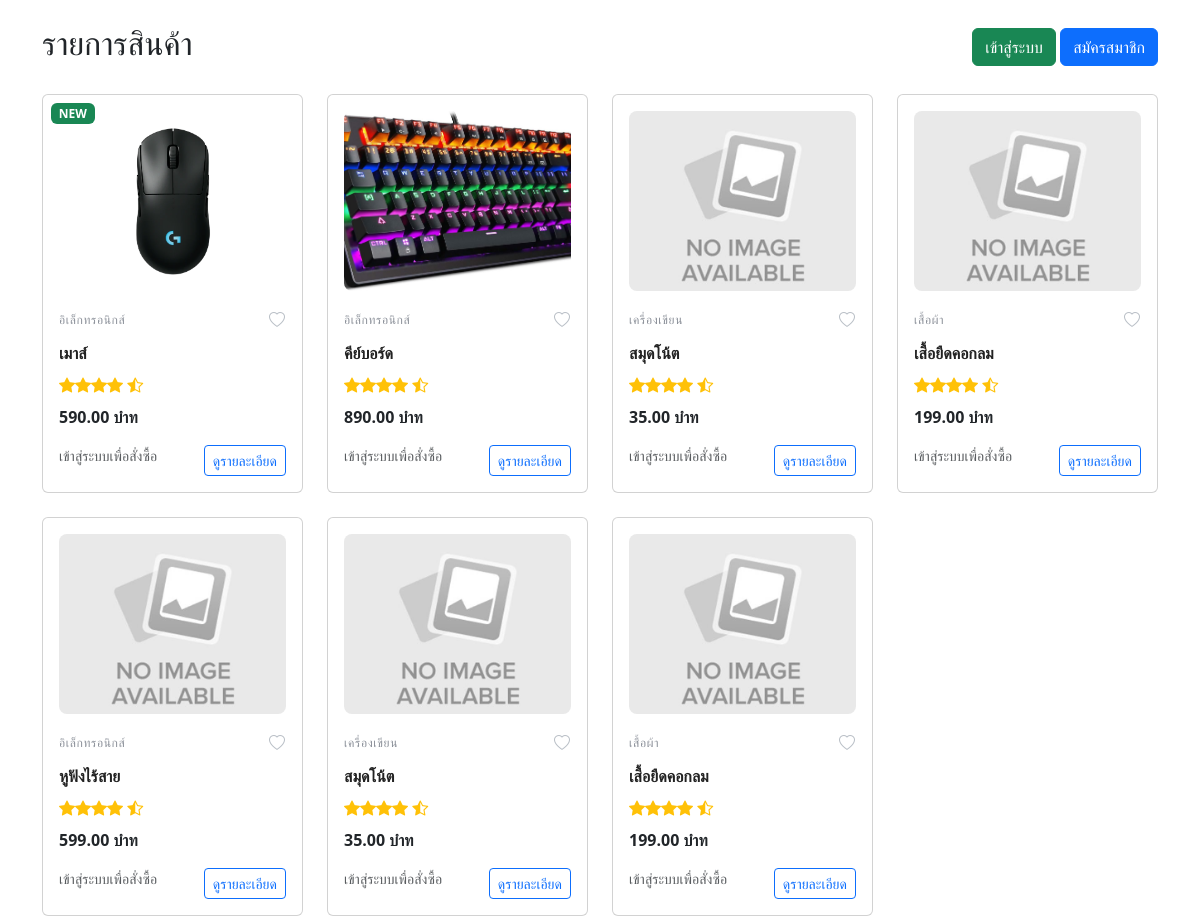
Page /online_shop/index.php on the committed database.
### tables this page shows
CREATE TABLE `products` (
  `product_id` int(11) NOT NULL,
  `product_name` varchar(150) NOT NULL,
  `description` text DEFAULT NULL,
  `price` decimal(10,2) NOT NULL,
  `stock` int(11) DEFAULT 0,
  `image` varchar(255) NOT NULL,
  `category_id` int(11) DEFAULT NULL,
  `created_at` timestamp NOT NULL DEFAULT current_timestamp()
);

CREATE TABLE `categories` (
  `category_id` int(11) NOT NULL,
  `category_name` varchar(100) NOT NULL
);

### online_shop/index.php (the view, shortened to what this page needs)
<?php
require_once 'config.php';
$isLoggedIn = isset($_SESSION['user_id']);
$stmt = $conn->query("SELECT p.*, c.category_name
FROM products p
LEFT JOIN categories c ON p.category_id = c.category_id
ORDER BY p.created_at DESC");
$products = $stmt->fetchAll(PDO::FETCH_ASSOC);
?>
<!DOCTYPE html>
<html lang="en">
<head>
    <link rel="stylesheet" href="https://cdn.jsdelivr.net/npm/bootstrap@5.3.7/dist/css/bootstrap.min.css">
    <link href="https://cdn.jsdelivr.net/npm/bootstrap-icons@1.11.3/font/bootstrap-icons.css" rel="stylesheet">
</head>
<body class="container mt-4">
    <div class="d-flex justify-content-between align-items-center mb-4">
        <h2>รายการสินค้า</h2>
        <div>
            <?php
            if ($isLoggedIn): ?>
                <span class="me-3">ยินดีต้อนรับ, <?= htmlspecialchars($_SESSION['username']) ?>
                    (<?= $_SESSION['role'] ?>)</span>
                <a href="profile.php" class="btn btn-info">ข้อมูลส่วนตัว</a>
                <a href="cart.php" class="btn btn-warning">ดูตะกร้า</a>
                <a href="logout.php" class="btn btn-secondary">ออกจากระบบ</a>
            <?php else: ?>
                <a href="login.php" class="btn btn-success">เข้าสู่ระบบ</a>
                <a href="register.php" class="btn btn-primary">สมัครสมาชิก</a>
            <?php endif; ?>
        </div>
    </div>
    <div class="row g-4">
        <?php foreach ($products as $p): ?>
            <?php
            $img = !empty($p['image'])
                ? 'product_images/' . rawurlencode($p['image'])
                : 'product_images/No_Image_Available.jpg';
            $isNew = isset($p['created_at']) && (time() - strtotime($p['created_at']) <= 7 * 24 * 3600);
            $isHot = (int) $p['stock'] > 0 && (int) $p['stock'] < 5;
            $rating = isset($p['rating']) ? (float) $p['rating'] : 4.5;
            $full = floor($rating);
            $half = ($rating - $full) >= 0.5 ? 1 : 0;
            ?>
            <div class="col-12 col-sm-6 col-lg-3">
                <div class="card product-card h-100 position-relative">
                    <?php if ($isNew): ?>
                        <span class="badge bg-success badge-top-left">NEW</span>
                    <?php elseif ($isHot): ?>
                        <span class="badge bg-danger badge-top-left">HOT</span>
                    <?php endif; ?>
                    <a href="product_detail.php?id=<?= (int) $p['product_id'] ?>" class="p-3 d-block">
                        <img src="<?= htmlspecialchars($img) ?>" alt="<?= htmlspecialchars($p['product_name']) ?>"
                            class="img-fluid w-100 product-thumb">
                    </a>
                    <div class="px-3 pb-3 d-flex flex-column">
                        <div class="d-flex justify-content-between align-items-center mb-1">
                            <div class="product-meta">
                                <?= htmlspecialchars($p['category_name'] ?? 'Category') ?>
                            </div>
                            <button class="btn btn-link p-0 wishlist" title="Add to wishlist" type="button">
                                <i class="bi bi-heart"></i>
                            </button>
                        </div>
                        <a class="text-decoration-none" href="product_detail.php?id=<?= (int) $p['product_id'] ?>">
                            <div class="product-title">
                                <?= htmlspecialchars($p['product_name']) ?>
                            </div>
                        </a>
                        <div class="rating mb-2">
                            <?php for ($i = 0; $i < $full; $i++): ?><i class="bi bi-star-fill"></i><?php endfor; ?>
                            <?php if ($half): ?><i class="bi bi-star-half"></i><?php endif; ?>
                        </div>
                        <div class="price mb-3">
                            <?= number_format((float) $p['price'], 2) ?> บำท
                        </div>
                        <div class="mt-auto d-flex gap-2">
                            <?php if ($isLoggedIn): ?>
                                <form action="cart.php" method="post" class="d-inline-flex gap-2">
                                    <input type="hidden" name="product_id" value="<?= (int) $p['product_id'] ?>">
                                    <input type="hidden" name="quantity" value="1">
                                    <button type="submit" class="btn btn-sm btn-success">เพิ่มในตะกร้า</button>
                                </form>
                            <?php else: ?>
                                <small class="text-muted">เข้าสู่ระบบเพื่อสั่งซื้อ</small>
                            <?php endif; ?>
                            <a href="product_detail.php?id=<?= (int) $p['product_id'] ?>"
                                class="btn btn-sm btn-outline-primary ms-auto">ดูรายละเอียด</a>
                        </div>
                    </div>
                </div>
            </div>
        <?php endforeach; ?>
    </div>
</body>
</html>

### online_shop/index.php (style rules this page uses)
.product-card { border: 1; background: #fff; }
.product-thumb { height: 180px; object-fit: cover; border-radius: .5rem; }
.product-meta { font-size: .75rem; letter-spacing: .05em; color: #8a8f98; text-transform: uppercase; }
.product-title { font-size: 1rem; margin: .25rem 0 .5rem; font-weight: 600; color: #222; }
.price { font-weight: 700; }
.rating i { color: #ffc107; }
.wishlist { color: #b9bfc6; }
.badge-top-left { position: absolute; top: .5rem; left: .5rem; z-index: 2; border-radius: .375rem; }

### rows in the picture
products: shows "NEW", image (picture), category.category_name "อิเล็กทรอนิกส์", product_name "เมาส์", price "590.00"
products: image (picture), category.category_name "อิเล็กทรอนิกส์", product_name "คีย์บอร์ด", price "890.00"
products: category.category_name "เครื่องเขียน", product_name "สมุดโน้ต", price "35.00"
products: category.category_name "เสื้อผ้า", product_name "เสื้อยืดคอกลม", price "199.00"
products: category.category_name "อิเล็กทรอนิกส์", product_name "หูฟังไร้สาย", price "599.00"
products: category.category_name "เครื่องเขียน", product_name "สมุดโน้ต", price "35.00"
products: category.category_name "เสื้อผ้า", product_name "เสื้อยืดคอกลม", price "199.00"
